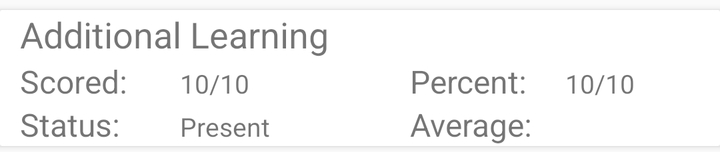
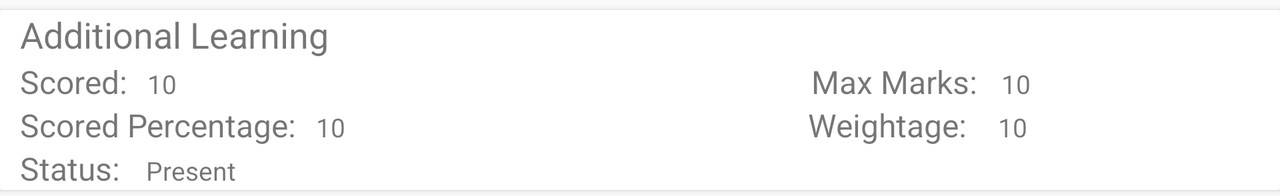

Two renders of one Android screen. The first uses the default layout on a phone; the second uses the alternative layout the repository ships for a different screen configuration, on a matching device. The two XML files are below.
<!-- AndroidManifest.xml: application theme AppTheme -->
<!-- res/layout/adapter_mark_detail.xml -->
<?xml version="1.0" encoding="utf-8"?>
<LinearLayout
    xmlns:android="http://schemas.android.com/apk/res/android"
    xmlns:app="http://schemas.android.com/apk/res-auto"
    android:layout_width="match_parent"
    android:layout_height="wrap_content"
    android:orientation="vertical">

    <android.support.v7.widget.CardView
        android:layout_marginTop="5dp"
        android:layout_width="match_parent"
        android:layout_height="wrap_content"
        android:layout_gravity="center"
        android:foregroundGravity="center"
        app:cardBackgroundColor="#ffffff"
        app:cardCornerRadius="1dp"
        app:cardElevation="2dp"
        android:id="@+id/card460"
        android:layout_marginBottom="3dp"
        android:paddingTop="3dp">

        <LinearLayout
            android:layout_width="match_parent"
            android:layout_height="wrap_content"
            android:orientation="horizontal"
            android:layout_weight="1">

            <LinearLayout
                android:layout_weight="1"
                android:layout_width="match_parent"
                android:layout_height="wrap_content"
                android:layout_gravity="center"
                android:orientation="vertical">

                <TextView
                    android:layout_weight="1"
                    android:id="@+id/ass_title"
                    android:layout_width="358dp"
                    android:layout_height="25dp"
                    android:layout_marginLeft="10dp"
                    android:ellipsize="end"
                    android:maxLines="1"
                    android:text="Additional Learning"
                    android:textSize="18dp" />

                <LinearLayout
                    android:layout_weight="1"
                    android:layout_width="match_parent"
                    android:layout_height="wrap_content"
                    android:orientation="horizontal">
                    <LinearLayout
                        android:layout_weight="1"
                        android:layout_width="match_parent"
                        android:layout_height="wrap_content"
                        android:orientation="horizontal">

                    <TextView
                        android:layout_weight="1"
                        android:id="@+id/ass_duee"
                        android:layout_width="match_parent"
                        android:layout_height="wrap_content"
                        android:layout_marginLeft="10dp"
                        android:text="Scored: "
                        android:textSize="16dp" />

                    <TextView
                        android:layout_weight="1"
                        android:id="@+id/ass_due"
                        android:layout_width="match_parent"
                        android:layout_height="wrap_content"
                        android:text="10/10"
                        android:textSize="13dp" />
                    </LinearLayout>

                    <LinearLayout
                        android:layout_width="match_parent"
                        android:layout_height="wrap_content"
                        android:layout_weight="1"
                        android:layout_marginLeft="25dp"
                        android:orientation="horizontal">

                        <TextView
                            android:id="@+id/ass_maxx"
                            android:layout_width="match_parent"
                            android:layout_height="wrap_content"
                            android:layout_weight="1"
                            android:text="Percent: "
                            android:textSize="16dp" />

                        <TextView
                            android:id="@+id/ass_max"
                            android:layout_width="match_parent"
                            android:layout_height="wrap_content"
                            android:layout_weight="1"
                            android:text="10/10"
                            android:textSize="13dp" />
                    </LinearLayout>
                </LinearLayout>


                <LinearLayout
                    android:layout_width="match_parent"
                    android:layout_height="wrap_content"
                    android:layout_weight="1"
                    android:orientation="horizontal">
                    <LinearLayout
                        android:layout_weight="1"
                        android:layout_width="match_parent"
                        android:layout_height="wrap_content"
                        android:orientation="horizontal">
                    <TextView
                        android:layout_weight="1"
                        android:id="@+id/ass_statuss"
                        android:layout_width="match_parent"
                        android:layout_height="wrap_content"
                        android:layout_marginLeft="10dp"
                        android:text="Status: "
                        android:textSize="16dp" />

                    <TextView
                        android:layout_weight="1"
                        android:id="@+id/ass_status"
                        android:layout_width="match_parent"
                        android:layout_height="wrap_content"
                        android:text="Present"
                        android:textSize="13dp" />
                    </LinearLayout>
                    <LinearLayout
                        android:layout_marginLeft="25dp"
                        android:layout_weight="1"
                        android:layout_width="match_parent"
                        android:layout_height="wrap_content"
                        android:orientation="horizontal">

                    <TextView
                        android:layout_weight="1"
                        android:id="@+id/ass_avgg"
                        android:layout_width="match_parent"
                        android:layout_height="wrap_content"
                        android:text="Average: "
                        android:textSize="16dp" />

                    <TextView
                        android:layout_weight="1"
                        android:id="@+id/ass_avg"
                        android:layout_width="match_parent"
                        android:layout_height="wrap_content"
                        android:text=""
                        android:textSize="13dp" />
                    </LinearLayout>
                </LinearLayout>

            </LinearLayout>

        </LinearLayout>
    </android.support.v7.widget.CardView>
</LinearLayout>
<!-- resources referenced by this layout -->
<resources>
  <style name="AppTheme" parent="Theme.AppCompat.Light.DarkActionBar">
          
          <item name="colorPrimary">@color/colorPrimary</item>
          <item name="colorPrimaryDark">@color/colorPrimaryDark</item>
          <item name="colorAccent">@color/colorAccent</item>
          <item name="windowActionBar">false</item>
          <item name="windowNoTitle">true</item>
      </style>
  <color name="colorPrimary">#00BCD4</color>
  <color name="colorPrimaryDark">#0097A7</color>
  <color name="colorAccent">#03A9F4</color>
</resources>
<!-- res/layout-land/adapter_mark_detail.xml (the repository's variant of the layout above) -->
<!-- drawn on the phone turned sideways -->
<?xml version="1.0" encoding="utf-8"?>
<LinearLayout
    xmlns:android="http://schemas.android.com/apk/res/android"
    xmlns:app="http://schemas.android.com/apk/res-auto"
    android:layout_width="match_parent"
    android:layout_height="wrap_content"
    android:orientation="vertical">

    <android.support.v7.widget.CardView
        android:layout_marginTop="5dp"
        android:layout_width="match_parent"
        android:layout_height="wrap_content"
        android:layout_gravity="center"
        android:foregroundGravity="center"
        app:cardBackgroundColor="#ffffff"
        app:cardCornerRadius="1dp"
        app:cardElevation="2dp"
        android:id="@+id/card460"
        android:layout_marginBottom="3dp"
        android:paddingTop="3dp">

        <LinearLayout
            android:layout_width="match_parent"
            android:layout_height="wrap_content"
            android:orientation="horizontal">

            <LinearLayout
                android:layout_width="match_parent"
                android:layout_height="wrap_content"
                android:layout_gravity="center"
                android:orientation="vertical">

                <TextView
                    android:id="@+id/ass_title"
                    android:layout_width="358dp"
                    android:layout_height="25dp"
                    android:layout_marginLeft="10dp"
                    android:ellipsize="end"
                    android:maxLines="1"
                    android:text="Additional Learning"
                    android:textSize="18dp" />

                <LinearLayout
                    android:layout_width="match_parent"
                    android:layout_height="wrap_content"
                    android:orientation="horizontal">

                    <TextView
                        android:id="@+id/ass_duee"
                        android:layout_width="wrap_content"
                        android:layout_height="wrap_content"
                        android:layout_marginLeft="10dp"
                        android:text="Scored:"
                        android:textSize="16dp" />

                    <TextView
                        android:id="@+id/ass_due"
                        android:layout_width="332dp"
                        android:layout_height="wrap_content"
                        android:layout_marginLeft="10dp"
                        android:text="10"
                        android:textSize="13dp" />

                    <TextView
                        android:id="@+id/ass_maxx"
                        android:layout_width="95dp"
                        android:layout_height="wrap_content"
                        android:text="Max Marks:"
                        android:textSize="16dp" />

                    <TextView
                        android:id="@+id/ass_max"
                        android:layout_width="31dp"
                        android:layout_height="wrap_content"
                        android:text="10"
                        android:textSize="13dp" />
                </LinearLayout>

                <LinearLayout
                    android:layout_width="match_parent"
                    android:layout_height="wrap_content"
                    android:orientation="horizontal">

                    <TextView
                        android:id="@+id/scored_perr"
                        android:layout_width="wrap_content"
                        android:layout_height="wrap_content"
                        android:layout_marginLeft="10dp"
                        android:text="Scored Percentage:"
                        android:textSize="16dp" />

                    <TextView
                        android:id="@+id/scored_per"
                        android:layout_width="201dp"
                        android:layout_height="wrap_content"
                        android:layout_marginLeft="10dp"
                        android:text="10"
                        android:textSize="13dp" />

                    <TextView
                        android:id="@+id/ass_weightagee"
                        android:layout_width="95dp"
                        android:layout_height="wrap_content"
                        android:layout_marginLeft="45dp"
                        android:text="Weightage:"
                        android:textSize="16dp" />

                    <TextView
                        android:id="@+id/ass_weightage"
                        android:layout_width="31dp"
                        android:layout_height="wrap_content"
                        android:text="10"
                        android:textSize="13dp" />
                </LinearLayout>

                <LinearLayout
                    android:layout_width="match_parent"
                    android:layout_height="wrap_content"
                    android:orientation="horizontal">

                    <TextView
                        android:id="@+id/ass_statuss"
                        android:layout_width="59dp"
                        android:layout_height="wrap_content"
                        android:layout_marginLeft="10dp"
                        android:text="Status:"
                        android:textSize="16dp" />

                    <TextView
                        android:id="@+id/ass_status"
                        android:layout_width="126dp"
                        android:layout_height="wrap_content"
                        android:layout_marginLeft="4dp"
                        android:text="Present"
                        android:textSize="13dp" />
                </LinearLayout>
            </LinearLayout>

        </LinearLayout>
    </android.support.v7.widget.CardView>
</LinearLayout>
